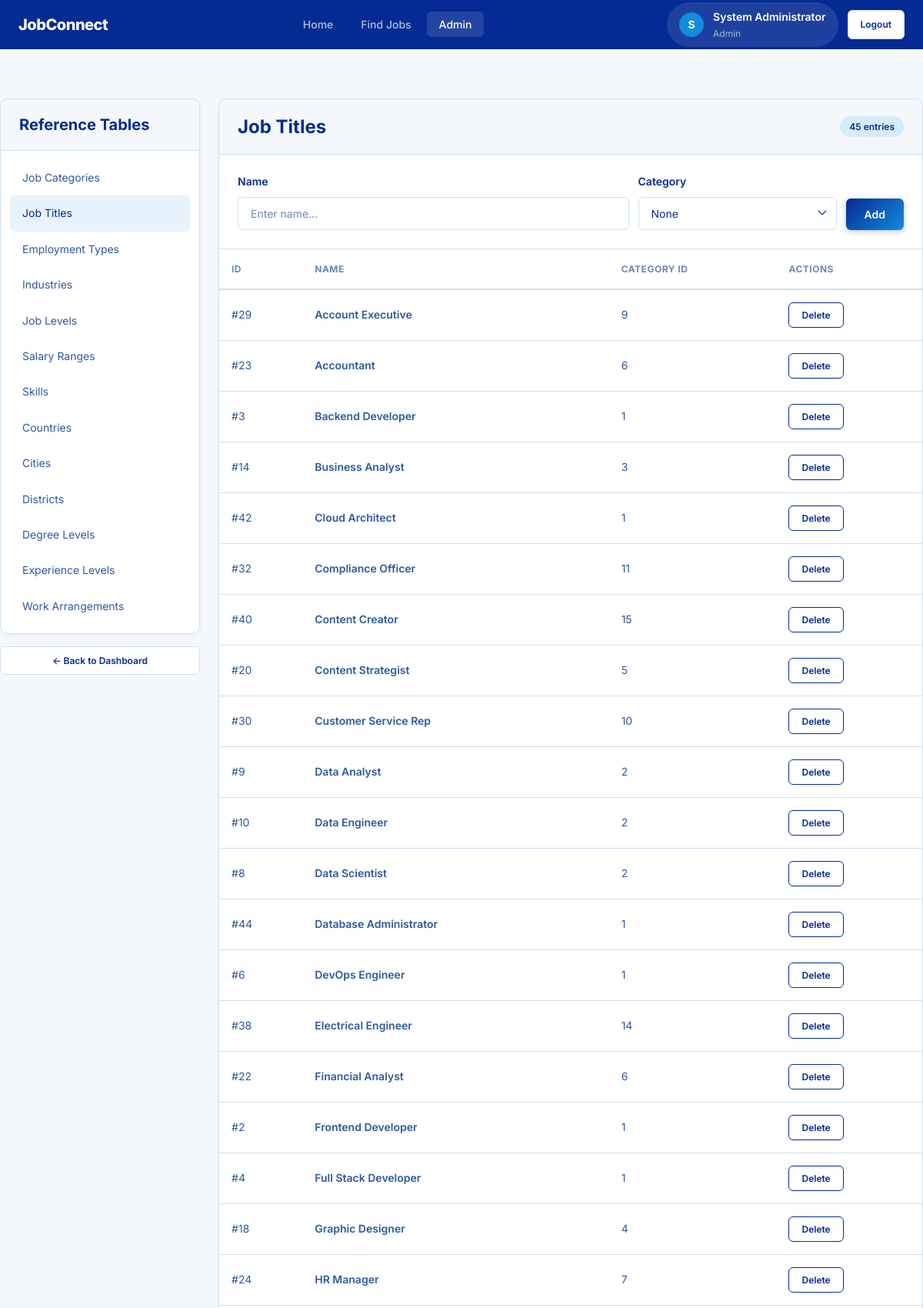
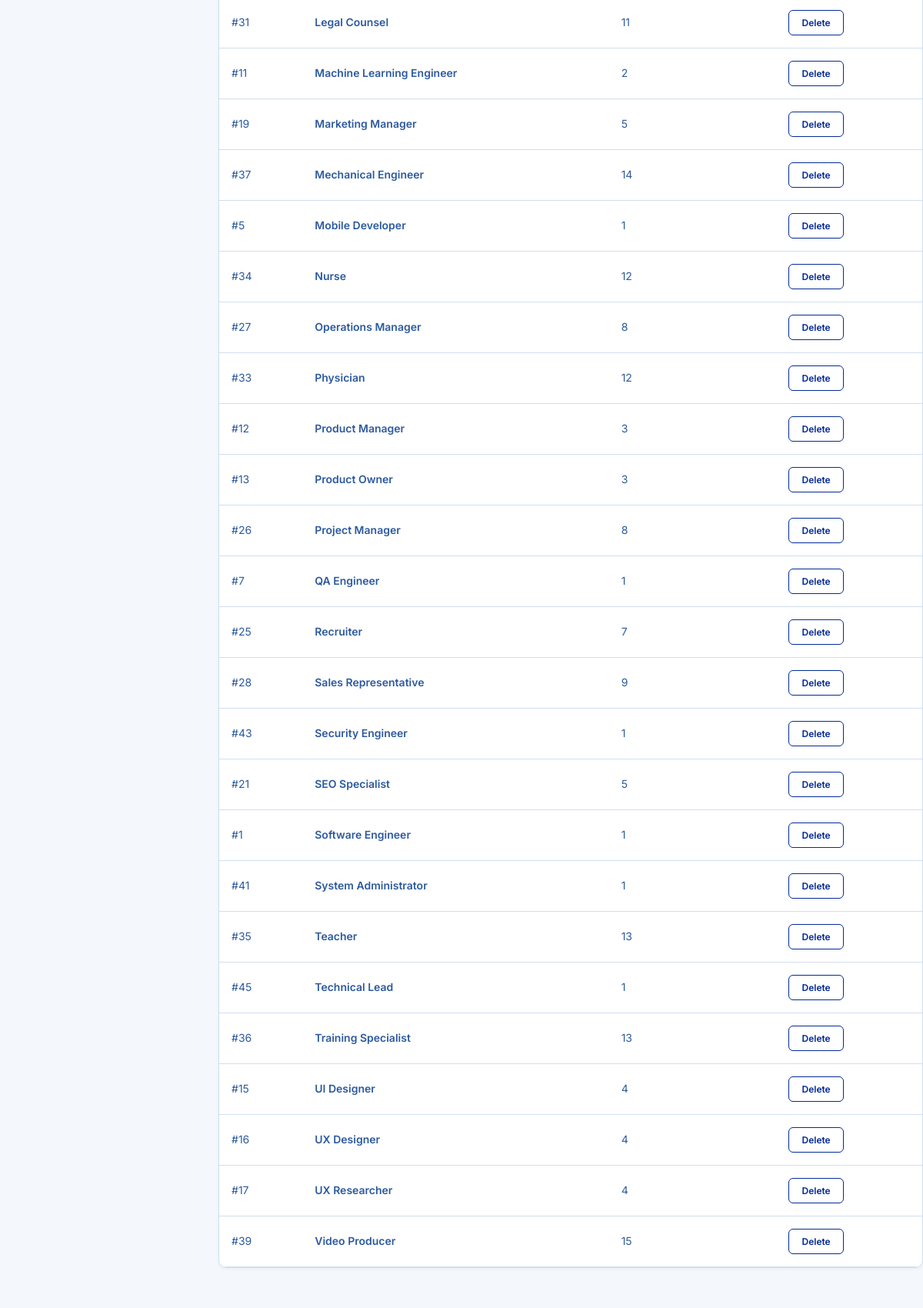
Screenshot of /admin/reference/job_titles (signed in, upper part) with the database file from the repository (2 pictures, top to bottom).
### tables this page shows
CREATE TABLE job_titles (
    id INT AUTO_INCREMENT PRIMARY KEY,
    name VARCHAR(150) NOT NULL UNIQUE,
    category_id INT,
    created_at TIMESTAMP DEFAULT CURRENT_TIMESTAMP,
    FOREIGN KEY (category_id) REFERENCES job_categories(id) ON DELETE SET NULL
);

### controllers/AdminController.php (called while the page is built, shortened)
<?php
require_once APP_ROOT . '/models/ReferenceModel.php';
class AdminController
{
    private $refModel;
    public function __construct()
    {
        $this->refModel = new ReferenceModel();
    }
    public function referenceList($table)
    {
        $allowedTables = [
            'job_categories' => 'Job Categories',
            'job_titles' => 'Job Titles',
            'employment_types' => 'Employment Types',
            'industries' => 'Industries',
            'job_levels' => 'Job Levels',
            'salary_ranges' => 'Salary Ranges',
            'skills' => 'Skills',
            'countries' => 'Countries',
            'cities' => 'Cities',
            'districts' => 'Districts',
            'degree_levels' => 'Degree Levels',
            'experience_levels' => 'Experience Levels',
            'work_arrangements' => 'Work Arrangements',
        ];
        $items = $this->refModel->getAll($table);
        view('admin/reference-list', [
            'title' => 'Manage ' . $allowedTables[$table],
            'tableName' => $table,
            'tableLabel' => $allowedTables[$table],
            'items' => $items,
            'allowedTables' => $allowedTables
        ]);
    }
}

### public/index.php (called while the page is built, shortened)
<?php
require_once APP_ROOT . '/config/database.php';
require_once APP_ROOT . '/helpers/functions.php';
$requestUri = parse_url($_SERVER['REQUEST_URI'], PHP_URL_PATH);
$requestMethod = $_SERVER['REQUEST_METHOD'];
$requestUri = rtrim($requestUri, '/') ?: '/';
$matched = Router::dispatch($requestUri, $requestMethod);

### config/database.php (called while the page is built, shortened)
<?php
class Database
{
    private static $instance = null;
    private $pdo;
    private function __construct()
    {
        $dsn = "mysql:host=" . DB_HOST . ";dbname=" . DB_NAME . ";charset=" . DB_CHARSET;
        $options = [
            PDO::ATTR_ERRMODE => PDO::ERRMODE_EXCEPTION,
            PDO::ATTR_DEFAULT_FETCH_MODE => PDO::FETCH_ASSOC,
            PDO::ATTR_EMULATE_PREPARES => false,
        ];
        try {
            $this->pdo = new PDO($dsn, DB_USER, DB_PASS, $options);
        } catch (PDOException $e) {
            die("Database connection failed: " . $e->getMessage());
        }
    }
    public static function getInstance()
    {
        if (self::$instance === null) {
            self::$instance = new self();
        }
        return self::$instance;
    }
    public function getConnection()
    {
        return $this->pdo;
    }
}

### models/ReferenceModel.php (called while the page is built, shortened)
<?php
class ReferenceModel
{
    private $db;
    public function __construct()
    {
        $this->db = Database::getInstance()->getConnection();
    }
    public function getAll($table, $orderBy = 'name')
    {
        $orderColumn = $orderBy;
        $stmt = $this->db->query("SELECT * FROM `$table` ORDER BY `$orderColumn` ASC");
        return $stmt->fetchAll();
    }
}

### views/admin/reference-list.php (the view, shortened to what this page needs)
<div class="container" style="padding: var(--space-8) 0;">
    <div class="admin-layout">
        <div class="admin-sidebar">
            <div class="card">
                <div class="card-header">
                    <h4>Reference Tables</h4>
                </div>
                <div class="card-body" style="padding: var(--space-3);">
                    <ul class="admin-sidebar-nav">
                        <?php
                        $navItems = [
                            'job_categories' => 'Job Categories',
                            'job_titles' => 'Job Titles',
                            'employment_types' => 'Employment Types',
                            'industries' => 'Industries',
                            'job_levels' => 'Job Levels',
                            'salary_ranges' => 'Salary Ranges',
                            'skills' => 'Skills',
                            'countries' => 'Countries',
                            'cities' => 'Cities',
                            'districts' => 'Districts',
                            'degree_levels' => 'Degree Levels',
                            'experience_levels' => 'Experience Levels',
                            'work_arrangements' => 'Work Arrangements',
                        ];
                        foreach ($navItems as $key => $label): ?>
                            <li><a href="/admin/reference/<?= $key ?>"
                                    class="<?= $tableName === $key ? 'active' : '' ?>"><?= $label ?></a></li>
                        <?php endforeach; ?>
                    </ul>
                </div>
            </div>
            <div class="mt-4"><a href="/admin/dashboard" class="btn btn-secondary btn-sm btn-block">&larr; Back to
                    Dashboard</a></div>
        </div>
        <div class="admin-content">
            <div class="card mb-6">
                <div class="card-header">
                    <h3><?= h($tableLabel) ?></h3>
                    <span class="badge badge-primary"><?= count($items) ?> entries</span>
                </div>
                <div class="card-body" style="border-bottom: 1px solid var(--border-color);">
                    <form action="/admin/reference/<?= h($tableName) ?>/create" method="POST" class="d-flex gap-3"
                        style="flex-wrap: wrap; align-items: flex-end;">
                        <div class="form-group" style="margin: 0; flex: 1; min-width: 200px;">
                            <label
                                class="form-label"><?= in_array($tableName, ['salary_ranges', 'experience_levels']) ? 'Label' : 'Name' ?></label>
                            <input type="text" name="name" class="form-control" placeholder="Enter name..." required>
                        </div>
                        <?php if ($tableName === 'job_titles'): ?>
                            <div class="form-group" style="margin: 0; min-width: 180px;">
                                <label class="form-label">Category</label>
                                <select name="category_id" class="form-control">
                                    <option value="">None</option>
                                </select>
                            </div>
                        <?php endif; ?>
                        <button type="submit" class="btn btn-primary">Add</button>
                    </form>
                </div>
                <div class="card-body" style="padding: 0;">
                    <div class="table-responsive">
                        <table class="table">
                            <thead>
                                <tr>
                                    <th>ID</th>
                                    <th><?= in_array($tableName, ['salary_ranges', 'experience_levels']) ? 'Label' : 'Name' ?>
                                    </th>
                                    <?php if ($tableName === 'job_titles'): ?>
                                        <th>Category ID</th><?php endif; ?>
                                    <th>Actions</th>
                                </tr>
                            </thead>
                            <tbody>
                                <?php foreach ($items as $item): ?>
                                    <tr>
                                        <td class="text-muted">#<?= $item['id'] ?></td>
                                        <td style="font-weight: 600;"><?= h($item['name'] ?? $item['label'] ?? '') ?></td>
                                        <?php if ($tableName === 'job_titles'): ?>
                                            <td><?= $item['category_id'] ?? '—' ?></td><?php endif; ?>
                                        <td>
                                            <form action="/admin/reference/<?= h($tableName) ?>/<?= $item['id'] ?>/delete"
                                                method="POST" style="display:inline;"
                                                onsubmit="return confirm('Delete this entry?');">
                                                <button type="submit" class="btn btn-sm btn-danger">Delete</button>
                                            </form>
                                        </td>
                                    </tr>
                                <?php endforeach; ?>
                            </tbody>
                        </table>
                    </div>
                </div>
            </div>
        </div>
    </div>
</div>

### routes/Router.php (shortened to what this page needs)
<?php
class Router
{
    private static $routes = [];
    public static function get($path, $handler, $middleware = [])
    {
        self::$routes[] = [
            'method' => 'GET',
            'path' => $path,
            'handler' => $handler,
            'middleware' => $middleware
        ];
    }
    public static function post($path, $handler, $middleware = [])
    {
        self::$routes[] = [
            'method' => 'POST',
            'path' => $path,
            'handler' => $handler,
            'middleware' => $middleware
        ];
    }
    public static function dispatch($uri, $method)
    {
        foreach (self::$routes as $route) {
            if ($route['method'] !== $method)
                continue;
            $pattern = preg_replace('/\{([a-zA-Z_]+)\}/', '(?P<$1>[^/]+)', $route['path']);
            $pattern = '#^' . $pattern . '$#';
            if (preg_match($pattern, $uri, $matches)) {
                $params = array_filter($matches, 'is_string', ARRAY_FILTER_USE_KEY);
                list($controller, $action) = explode('@', $route['handler']);
                $controllerFile = APP_ROOT . '/controllers/' . $controller . '.php';
                if (file_exists($controllerFile)) {
                    $controllerInstance = new $controller();
                    if (method_exists($controllerInstance, $action)) {
                        call_user_func_array([$controllerInstance, $action], $params);
                        return true;
                    }
                }
            }
        }
        return false;
    }
}

### rows the page displays
job_titles: id "29", name "Account Executive", category "9"
job_titles: id "23", name "Accountant", category "6"
job_titles: id "3", name "Backend Developer", category "1"
job_titles: id "14", name "Business Analyst", category "3"
job_titles: id "42", name "Cloud Architect", category "1"
job_titles: id "32", name "Compliance Officer", category "11"
job_titles: id "40", name "Content Creator", category "15"
job_titles: id "20", name "Content Strategist", category "5"
job_titles: id "30", name "Customer Service Rep", category "10"
job_titles: id "9", name "Data Analyst", category "2"
job_titles: id "10", name "Data Engineer", category "2"
job_titles: id "8", name "Data Scientist", category "2"
job_titles: id "44", name "Database Administrator", category "1"
job_titles: id "6", name "DevOps Engineer", category "1"
job_titles: id "38", name "Electrical Engineer", category "14"
job_titles: id "22", name "Financial Analyst", category "6"
job_titles: id "2", name "Frontend Developer", category "1"
job_titles: id "4", name "Full Stack Developer", category "1"
job_titles: id "18", name "Graphic Designer", category "4"
job_titles: id "24", name "HR Manager", category "7"
job_titles: id "31", name "Legal Counsel", category "11"
job_titles: id "11", name "Machine Learning Engineer", category "2"
job_titles: id "19", name "Marketing Manager", category "5"
job_titles: id "37", name "Mechanical Engineer", category "14"
job_titles: id "5", name "Mobile Developer", category "1"
job_titles: id "34", name "Nurse", category "12"
job_titles: id "27", name "Operations Manager", category "8"
job_titles: id "33", name "Physician", category "12"
job_titles: id "12", name "Product Manager", category "3"
job_titles: id "13", name "Product Owner", category "3"
job_titles: id "26", name "Project Manager", category "8"
job_titles: id "7", name "QA Engineer", category "1"
job_titles: id "25", name "Recruiter", category "7"
job_titles: id "28", name "Sales Representative", category "9"
job_titles: id "43", name "Security Engineer", category "1"
job_titles: id "21", name "SEO Specialist", category "5"
job_titles: id "1", name "Software Engineer", category "1"
job_titles: id "41", name "System Administrator", category "1"
job_titles: id "35", name "Teacher", category "13"
job_titles: id "45", name "Technical Lead", category "1"
job_titles: id "36", name "Training Specialist", category "13"
job_titles: id "15", name "UI Designer", category "4"
job_titles: id "16", name "UX Designer", category "4"
job_titles: id "17", name "UX Researcher", category "4"
job_titles: id "39", name "Video Producer", category "15"

### other values shown
$label "Job Categories"
$label "Job Titles"
$label "Employment Types"
$label "Industries"
$label "Job Levels"
$label "Salary Ranges"
$label "Skills"
$label "Countries"
$label "Cities"
$label "Districts"
$label "Degree Levels"
$label "Experience Levels"
$label "Work Arrangements"
count($items) "45"
